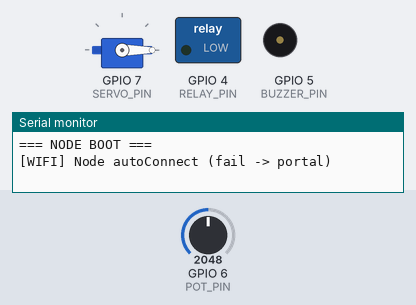
This sketch was run on a simulated ESP32. Parts: servo, switched loads named in the sketch (green lamp = pin HIGH), buzzer (waves = sounding, pin HIGH), the last lines printed to the serial monitor. The inputs (shaded band) are chosen by the test bench; at power-on: GPIO 6 (POT_PIN) = 2048. WiFi joins after 1.5 s; servers stay silent unless stated; a WiFi scan finds three made-up networks.

Above: at 0.6 s.
At 22.3 s:
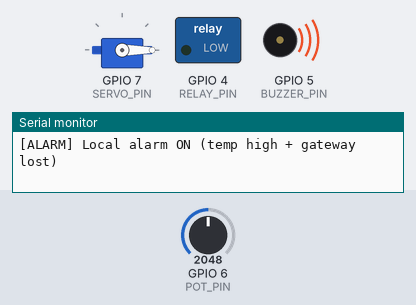
Timing chart, 0 to 23.8 s (numbered marks = the images above):
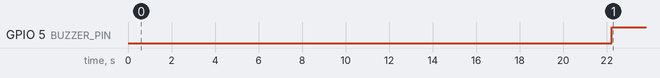

Measured:
- by itself, GPIO 5 (BUZZER_PIN): LOW → HIGH at 22.2 s

The sketch:

espnode.ino
```cpp
/*
 * ESP32 Node - Vaccine Cold Chain Monitoring System
 *
 * Chức năng:
 * - Đo nhiệt độ với bộ lọc Median Filter
 * - Gửi dữ liệu đến Gateway qua ESP-NOW
 * - Edge Logic: Bật còi tại chỗ khi temp > 8°C và mất gateway
 * - Nhận lệnh điều khiển từ Gateway (TURN_ON_BACKUP_COOLER, RESET_ALARM)
 */

#include "config.h"
#include "espnow_node.h"
#include "hardware.h"
#include "sensor.h"
#include "wifi_node.h"

// ====================== STATE ======================
uint32_t lastSendMs = 0;
float lastTemp = 0;

// ====================== SETUP ======================
void setup() {
  Serial.begin(115200);
  delay(500);
  Serial.println("\n=== NODE BOOT ===");

  // 1. Khởi tạo phần cứng
  initHardware();

  // 2. Cấu hình WiFi động (đúng đề: mang đến kho mới có thể config)
  connectWiFiDynamic();

  // 3. Chuẩn bị cho ESP-NOW
  prepareForEspNow();

  // 4. Khởi tạo ESP-NOW
  if (!initEspNow()) {
    Serial.println(
        "[NODE] ESP-NOW init failed. Please reset after Gateway is ready.");
    return;
  }

  // 5. Áp dụng trạng thái ban đầu
  applyOutputs();
  sendStat();
}

// ====================== LOOP ======================
void loop() {
  // Cho ESP xử lý ESP-NOW callbacks trước
  yield();

  // Đo nhiệt độ + lọc nhiễu
  lastTemp = median5();
  uint32_t now = millis();

  // Kiểm tra mất kết nối gateway
  bool gatewayLost = isGatewayLost();

  // Edge logic theo đề: nếu temp > 8°C và mất kết nối gateway -> bật còi tại
  // chỗ
  if (!isAlarmOn() && (lastTemp > TEMP_ON_ALARM) && gatewayLost) {
    triggerLocalAlarm();
    sendStat();
  }

  // Gửi telemetry định kỳ (5s)
  if (now - lastSendMs >= SEND_PERIOD_MS) {
    lastSendMs = now;

    esp_err_t r = sendTelemetry(lastTemp);

    // Log trạng thái
    Serial.print("temp=");
    Serial.print(lastTemp, 2);
    Serial.print("  gatewayLost=");
    Serial.print(gatewayLost ? "YES" : "NO");
    Serial.print("  alarm=");
    Serial.print(isAlarmOn() ? "ON" : "OFF");
    Serial.print("  cooler=");
    Serial.print(isCoolerOn() ? "ON" : "OFF");
    Serial.print("  send=");
    Serial.println((r == ESP_OK) ? "OK" : "ERR");
  }
}
```

espnow_node.h
```cpp
#pragma once
#include "config.h"
#include "hardware.h"
#include "messages.h"
#include <WiFi.h>
#include <esp_now.h>
#include <esp_wifi.h> // Cho esp_wifi_set_channel

// ====================== CONFIG RETRY ======================
#define ESPNOW_RETRY_COUNT 3
#define ESPNOW_RETRY_DELAY_MS 50
#define ESPNOW_ACK_TIMEOUT_MS 100

// ====================== STATE ======================
volatile bool lastSendOk = false;
uint32_t lastOkSendMs = 0;
bool espNowInitialized = false; // Flag để track trạng thái ESP-NOW

// ====================== HELPER: WAIT FOR ACK ======================
bool waitForAck(uint32_t timeoutMs) {
  uint32_t waitStart = millis();
  while (!lastSendOk && (millis() - waitStart < timeoutMs)) {
    yield(); // Cho ESP xử lý callback
    delayMicroseconds(100);
  }
  return lastSendOk;
}

// ====================== SEND WITH RETRY ======================
esp_err_t sendWithRetry(uint8_t *data, size_t len) {
  for (int retry = 0; retry < ESPNOW_RETRY_COUNT; retry++) {
    lastSendOk = false;
    esp_err_t r = esp_now_send(gatewayMac, data, len);

    if (r != ESP_OK) {
      Serial.printf("[ESPNOW] send err=%d, retry %d/%d\n", r, retry + 1,
                    ESPNOW_RETRY_COUNT);
      delay(ESPNOW_RETRY_DELAY_MS * (retry + 1)); // Exponential backoff
      continue;
    }

    // Đợi ACK callback
    if (waitForAck(ESPNOW_ACK_TIMEOUT_MS)) {
      return ESP_OK;
    }

    Serial.printf("[ESPNOW] no ACK, retry %d/%d\n", retry + 1,
                  ESPNOW_RETRY_COUNT);
    delay(ESPNOW_RETRY_DELAY_MS * (retry + 1));
  }
  return ESP_FAIL;
}

// ====================== SEND STAT ======================
void sendStat() {
  StatMsg st{};
  st.type = MSG_STAT;
  strncpy(st.dev, DEV_ID, sizeof(st.dev) - 1);
  st.ts = millis() / 1000;
  st.cooler_on = isCoolerOn() ? 1 : 0;
  st.alarm_on = isAlarmOn() ? 1 : 0;

  sendWithRetry((uint8_t *)&st, sizeof(st));
}

// ====================== SEND TELEMETRY ======================
esp_err_t sendTelemetry(float temp) {
  TelemetryMsg t{};
  t.type = MSG_TELEMETRY;
  strncpy(t.dev, DEV_ID, sizeof(t.dev) - 1);
  t.temp = temp;
  t.ts = millis() / 1000;
  t.status = isCoolerOn() ? 1 : 0;

  return sendWithRetry((uint8_t *)&t, sizeof(t));
}

// ====================== ESPNOW CALLBACKS ======================
// Send callback (ESP32 core mới)
void onDataSent(const wifi_tx_info_t *tx_info, esp_now_send_status_t status) {
  lastSendOk = (status == ESP_NOW_SEND_SUCCESS);
  if (lastSendOk)
    lastOkSendMs = millis();
}

// Receive callback (ESP32 core 3+ dạng esp_now_recv_info*)
void onDataRecv(const esp_now_recv_info *info, const uint8_t *data, int len) {
  if (len <= 0)
    return;

  uint8_t type = data[0];
  if (type != MSG_CMD)
    return;
  if (len < (int)sizeof(CmdMsg))
    return;

  CmdMsg cmd{};
  memcpy(&cmd, data, sizeof(cmd));

  Serial.print("[CMD] ");
  Serial.println(cmd.cmd);

  if (strcmp(cmd.cmd, "TURN_ON_BACKUP_COOLER") == 0) {
    turnOnCooler();
    sendStat(); // báo lại STAT ON
  } else if (strcmp(cmd.cmd, "RESET_ALARM") == 0) {
    resetAlarm();
    sendStat(); // báo lại alarm off
  }
}

// ====================== FIND GATEWAY CHANNEL ======================
int findGwChannel() {
  int n = WiFi.scanNetworks(false, true);
  for (int i = 0; i < n; i++) {
    if (WiFi.SSID(i) == GW_CH_SSID)
      return WiFi.channel(i);
  }
  return -1;
}

// ====================== CHECK GATEWAY LOST ======================
bool isGatewayLost() { return (millis() - lastOkSendMs > GW_LOST_MS); }

// ====================== STORED CHANNEL ======================
static int fixedChannel = 0;

// ====================== INIT ESP-NOW ======================
bool initEspNow() {
  // Scan channel từ AP phụ GW_CH với RETRY
  Serial.println("[NODE] Scan GW_CH to get channel...");

  int ch = -1;
  for (int retry = 0; retry < 5; retry++) { // Thử 5 lần
    ch = findGwChannel();
    if (ch > 0)
      break;

    Serial.print("[NODE] GW_CH not found, retry ");
    Serial.print(retry + 1);
    Serial.println("/5...");
    delay(2000); // Đợi 2 giây rồi thử lại
  }

  Serial.print("[NODE] GW_CH channel = ");
  Serial.println(ch);

  if (ch < 1) {
    Serial.println("[NODE] GW_CH not found after 5 retries. Reset Node after "
                   "Gateway is ready.");
    espNowInitialized = false;
    return false;
  }

  // LƯU VÀ FIX CHANNEL
  fixedChannel = ch;

  // Chuyển sang channel cố định
  esp_wifi_set_promiscuous(true);
  esp_wifi_set_channel(ch, WIFI_SECOND_CHAN_NONE);
  esp_wifi_set_promiscuous(false);

  Serial.print("[NODE] Channel FIXED at: ");
  Serial.println(fixedChannel);

  // Init ESPNOW
  if (esp_now_init() != ESP_OK) {
    Serial.println("[ESPNOW] init FAIL");
    return false;
  }
  Serial.println("[ESPNOW] init OK");

  esp_now_register_send_cb(onDataSent);
  esp_now_register_recv_cb(onDataRecv);

  // Add peer Gateway với channel cố định
  esp_now_peer_info_t peer{};
  memcpy(peer.peer_addr, gatewayMac, 6);
  peer.channel = fixedChannel; // Dùng channel đã fix
  peer.encrypt = false;

  if (esp_now_add_peer(&peer) != ESP_OK) {
    Serial.println("[ESPNOW] add peer FAIL");
    return false;
  }
  Serial.println("[ESPNOW] peer OK with FIXED channel");

  espNowInitialized = true; // Đánh dấu đã init thành công
  return true;
}
```

hardware.h
```cpp
#pragma once
#include "config.h"
#include <Arduino.h>
#include <ESP32Servo.h>


// ====================== HARDWARE STATE ======================
Servo servoMotor;
bool coolerOn = false;
bool alarmLatched = false; // latch alarm theo đề (tắt bằng RESET_ALARM)

// ====================== APPLY OUTPUTS ======================
void applyOutputs() {
  // Còi theo alarmLatched
  digitalWrite(BUZZER_PIN, alarmLatched ? HIGH : LOW);

  // Relay + Servo theo coolerOn (bật máy lạnh dự phòng)
  digitalWrite(RELAY_PIN, coolerOn ? HIGH : LOW);
  servoMotor.write(coolerOn ? 90 : 0);
}

// ====================== INIT HARDWARE ======================
void initHardware() {
  pinMode(BUZZER_PIN, OUTPUT);
  pinMode(RELAY_PIN, OUTPUT);
  digitalWrite(BUZZER_PIN, LOW);
  digitalWrite(RELAY_PIN, LOW);

  servoMotor.attach(SERVO_PIN);
  servoMotor.write(0);
}

// ====================== CONTROL FUNCTIONS ======================
void turnOnCooler() {
  coolerOn = true;
  applyOutputs();
}

void resetAlarm() {
  alarmLatched = false;
  applyOutputs();
}

void triggerLocalAlarm() {
  alarmLatched = true;
  Serial.println("[ALARM] Local alarm ON (temp high + gateway lost)");
  applyOutputs();
}

bool isAlarmOn() { return alarmLatched; }

bool isCoolerOn() { return coolerOn; }
```

messages.h
```cpp
#pragma once
#include <Arduino.h>

// ====================== MESSAGE TYPES (MUST MATCH GATEWAY)
// ======================
enum MsgType : uint8_t { MSG_TELEMETRY = 1, MSG_STAT = 2, MSG_CMD = 3 };

#pragma pack(push, 1)
typedef struct {
  uint8_t type; // MsgType
  char dev[10];
  float temp;
  uint32_t ts;    // seconds
  uint8_t status; // 0/1 (relay/cooler)
} TelemetryMsg;

typedef struct {
  uint8_t type; // MSG_STAT
  char dev[10];
  uint32_t ts;
  uint8_t cooler_on; // 0/1
  uint8_t alarm_on;  // 0/1
} StatMsg;

typedef struct {
  uint8_t type; // MSG_CMD
  char cmd[32]; // "TURN_ON_BACKUP_COOLER" / "RESET_ALARM"
} CmdMsg;
#pragma pack(pop)
```

sensor.h
```cpp
#pragma once
#include "config.h"
#include <Arduino.h>

// ====================== MEDIAN FILTER (Lọc nhiễu) ======================
float median5() {
  float s[5];
  for (int i = 0; i < 5; i++) {
    int raw = analogRead(POT_PIN);
    // giả lập 0..20.0C
    s[i] = map(raw, 0, 4095, 0, 200) / 10.0f;
    delayMicroseconds(500); // 0.5ms giữa các lần đọc ADC
  }
  // Bubble sort để lấy median
  for (int i = 0; i < 4; i++) {
    for (int j = i + 1; j < 5; j++) {
      if (s[i] > s[j]) {
        float t = s[i];
        s[i] = s[j];
        s[j] = t;
      }
    }
  }
  return s[2]; // Giá trị giữa = median
}
```

wifi_node.h
```cpp
#pragma once
#include <WiFi.h>
#include <WiFiManager.h>

// ====================== WIFI MANAGER (NODE) ======================
void connectWiFiDynamic() {
  WiFi.mode(WIFI_STA);
  WiFi.setSleep(false);

  WiFiManager wm;
  wm.setDebugOutput(true);
  wm.setConfigPortalTimeout(180);
  wm.setConnectTimeout(20);

  Serial.println("[WIFI] Node autoConnect (fail -> portal)");
  bool ok = wm.autoConnect("NODE_Config_AP");

  if (ok) {
    Serial.print("[WIFI] Connected SSID: ");
    Serial.println(WiFi.SSID());
    Serial.print("[WIFI] IP: ");
    Serial.println(WiFi.localIP());
  } else {
    Serial.println(
        "[WIFI] Not connected (portal timeout). Continue ESPNOW only.");
  }
}

// ====================== PREPARE FOR ESPNOW ======================
void prepareForEspNow() {
  WiFi.mode(WIFI_STA);
  WiFi.disconnect(false);

  // Giảm TX power để giảm nhiễu trong môi trường đông sóng
  WiFi.setTxPower(WIFI_POWER_15dBm);

  delay(200);

  Serial.print("[NODE] STA MAC: ");
  Serial.println(WiFi.macAddress());
  Serial.println("[NODE] TX Power set to 15dBm for noise reduction");
}
```

config.h
```cpp
#pragma once
#include <Arduino.h>

// ====================== CONFIG ======================
#define DEV_ID "NODE_01"
#define TEMP_ON_ALARM 8.0f  // >8C -> nguy hiểm
#define TEMP_OFF_ALARM 7.5f // hysteresis (tắt khi <7.5C nếu có reset)
#define SEND_PERIOD_MS 5000
#define GW_LOST_MS                                                             \
  15000 // quá thời gian không ACK/không liên lạc -> coi như mất gateway

// Pins (hãy chỉnh theo board bạn)
static const int POT_PIN = 6; // ADC (nếu sai ADC, đổi sang chân ADC thật)
static const int BUZZER_PIN = 5;
static const int RELAY_PIN = 4;
static const int SERVO_PIN = 7;

// Gateway ESP8266 STA MAC (điền đúng MAC của Gateway)
static uint8_t gatewayMac[] = {0x40, 0x91, 0x51, 0x7F, 0x9B, 0xFD};

// Node scan AP phụ để lấy channel (Gateway phát)
static const char *GW_CH_SSID = "GW_CH";
```
